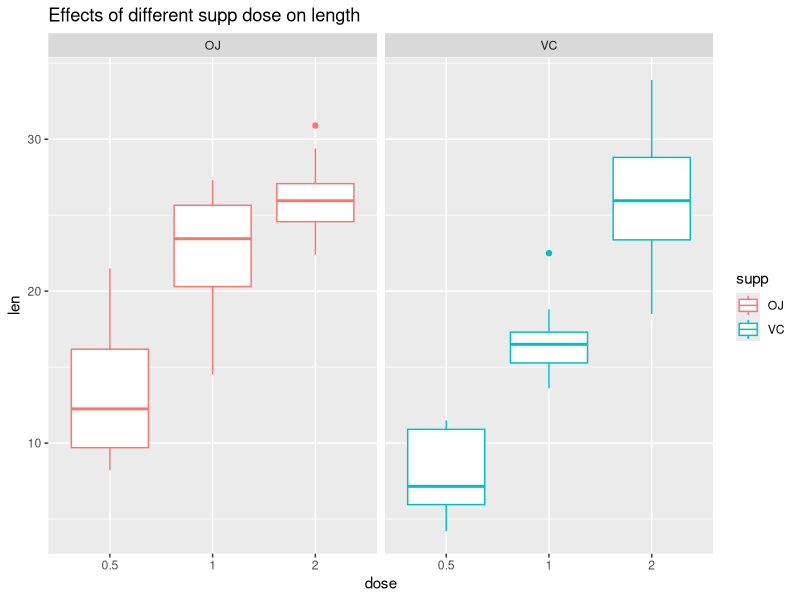

Recreate this plot in R.
## ---- chunk 1
## We load the ToothGrowth datasets
data(ToothGrowth)

## Give the summary of the data
summary(ToothGrowth)

## We also give the str information of ToothGrowth
str(ToothGrowth)
## ---- chunk 2
## Let's use ggplot2 package
library(ggplot2)
g <- ggplot(ToothGrowth, aes(x = dose, y=len)) + geom_boxplot(aes(factor(dose),color=supp)) + facet_grid(.~supp) + labs(title = "Effects of different supp dose on length")
print(g)
## ---- chunk 3
## We import dplyr package
library(dplyr)

## Let's group the data by the supp and dose and treat len as a variable
groupdata <- group_by(ToothGrowth, supp, dose)

## Now we can give a summary of the group data 
sumdata <- summarize(groupdata, LenMean = mean(len), LenSd = sd(len), number = n())
print(sumdata)
## ---- chunk 4
## With Sumdata above, let's first select out dose = 0.5 mg subdata
row0.5 <- which(sumdata$dose == 0.5)
subdata0.5 <- sumdata[row0.5,]

## Let's print out the subdata of dose = 0.5
print(subdata0.5)

## Let's check the t confidence inteval
## First take the LenMean difference
Diff_lenmean0.5 <- subdata0.5$LenMean[1] - subdata0.5$LenMean[2]

## 95% t confidence interval
Diff_lenmean0.5 + c(-1,1)*qt(0.975, 18)*sqrt(subdata0.5$LenSd[1]^2/10 + subdata0.5$LenSd[2]^2/10)

## ---- chunk 5
## With Sumdata above, let's first select out dose = 1 mg subdata
row1 <- which(sumdata$dose == 1)
subdata1 <- sumdata[row1,]

## Let's print out the subdata of dose = 1
print(subdata1)

## Let's check the t confidence inteval
## First take the LenMean difference
Diff_lenmean1 <- subdata1$LenMean[1] - subdata1$LenMean[2]

## 95% t confidence interval
Diff_lenmean1 + c(-1,1)*qt(0.975, 18)*sqrt(subdata1$LenSd[1]^2/10 + subdata1$LenSd[2]^2/10)
## ---- chunk 6
## With Sumdata above, let's first select out dose = 2 mg subdata
row2 <- which(sumdata$dose == 2)
subdata2 <- sumdata[row2,]

## Let's print out the subdata of dose = 2
print(subdata2)

## Let's check the t confidence inteval
## First take the LenMean difference
Diff_lenmean2 <- subdata2$LenMean[1] - subdata2$LenMean[2]

## 95% t confidence interval
Diff_lenmean2 + c(-1,1)*qt(0.975, 18)*sqrt(subdata2$LenSd[1]^2/10 + subdata2$LenSd[2]^2/10)
